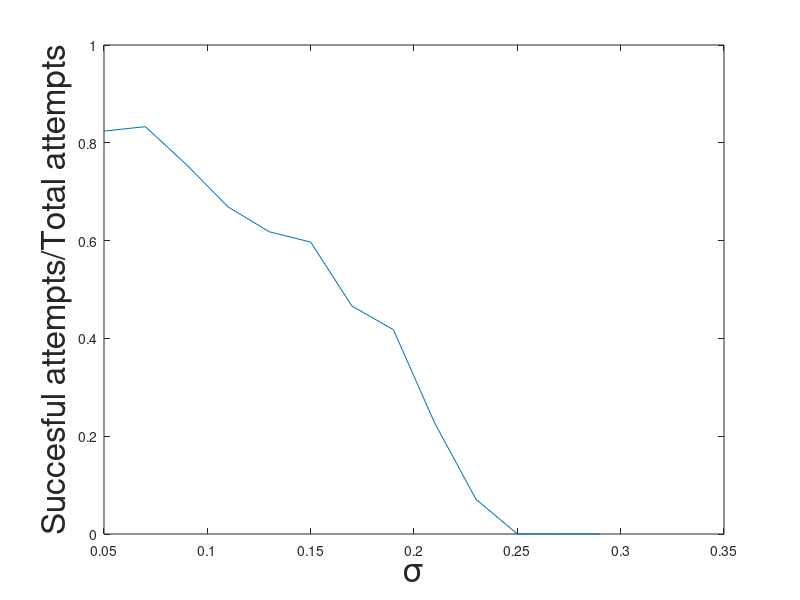

MATLAB code for this plot:
% October 2017 -- MarkovSmpl
clear all; close all;
L = [0.25, 0.25; 0.75, 0.25; 0.25, 0.75; 0.75, 0.750];
Ls = [L];
sigma = 0.12;
s_attempt_list= [];
for sigma = 0.05:0.02:0.3
sigma_sq = sigma^2;
delta = 0.1;
n_steps = 10^3;
succesful_attempt = 0;
for i = 1:n_steps
    a_rand = randi([1,4]);
    a = L(a_rand,1:2);
    b = [a(1) + 2*delta*rand - delta, a(2) + 2*delta*rand - delta];
    L_tmp = L;
    L_tmp(a_rand, :) = [];
    min_dist = min(sum((b - L_tmp).^2,2));
    if b(1,1) > sigma & b(1,2) > sigma & b(1,1) < 1-sigma & b(1,2) < 1 - sigma...
                & min_dist > 4.0 * sigma^2
            L(a_rand,:) = b;
            succesful_attempt =succesful_attempt+1;
    end
    Ls = [Ls,L];
end
s_attempt_list = [s_attempt_list,succesful_attempt/n_steps];
end

plot(0.05:0.02:0.3,s_attempt_list)
ylabel('Succesful attempts/Total attempts' ,'FontSize', 24)
xlabel('\sigma', 'FontSize', 24)
% r = sigma;
% ang = 0:0.01:2*pi;
% xp = r*cos(ang); yp = r*sin(ang);
% figure(1);
% for i = 1:2:2*(n_steps+1)
%     hold off;
%    plot(zeros(1,100), linspace(0,1), 'k-'); hold on;
%    plot(ones(1,100), linspace(0,1), 'k-'); hold on;
%     axis([0, 1, 0, 1]); axis equal;
% plot(Ls(1, i)+xp, Ls(1, i+1)+yp, 'r')
% hold on;
%     axis([0, 1, 0, 1]); axis equal;
% plot(Ls(2,i)+xp, Ls(2,i+1)+yp, 'b')
% hold on;
%     axis([0, 1, 0, 1]); axis equal;
% plot(Ls(3,i)+xp, Ls(3,i+1)+yp, 'g')
% hold on;
%     axis([0, 1, 0, 1]); axis equal;
% plot(Ls(4,i)+xp, Ls(4,i+1)+yp, 'k')
% title(['Time = ', num2str(round(i/2))], 'FontSize', 20)
% pause
% end

